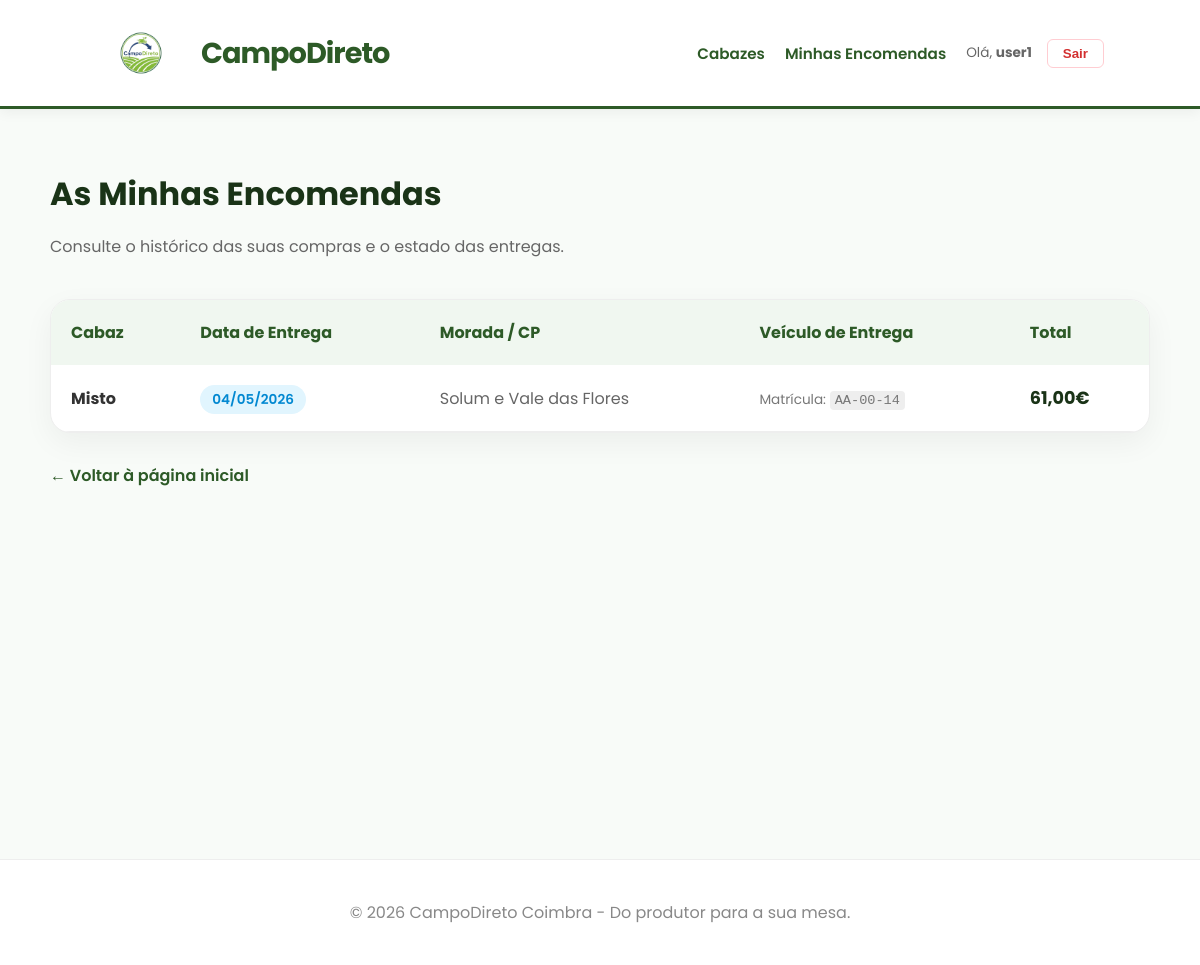
The page /orders/historico/ (signed in) on the database as committed earlier.
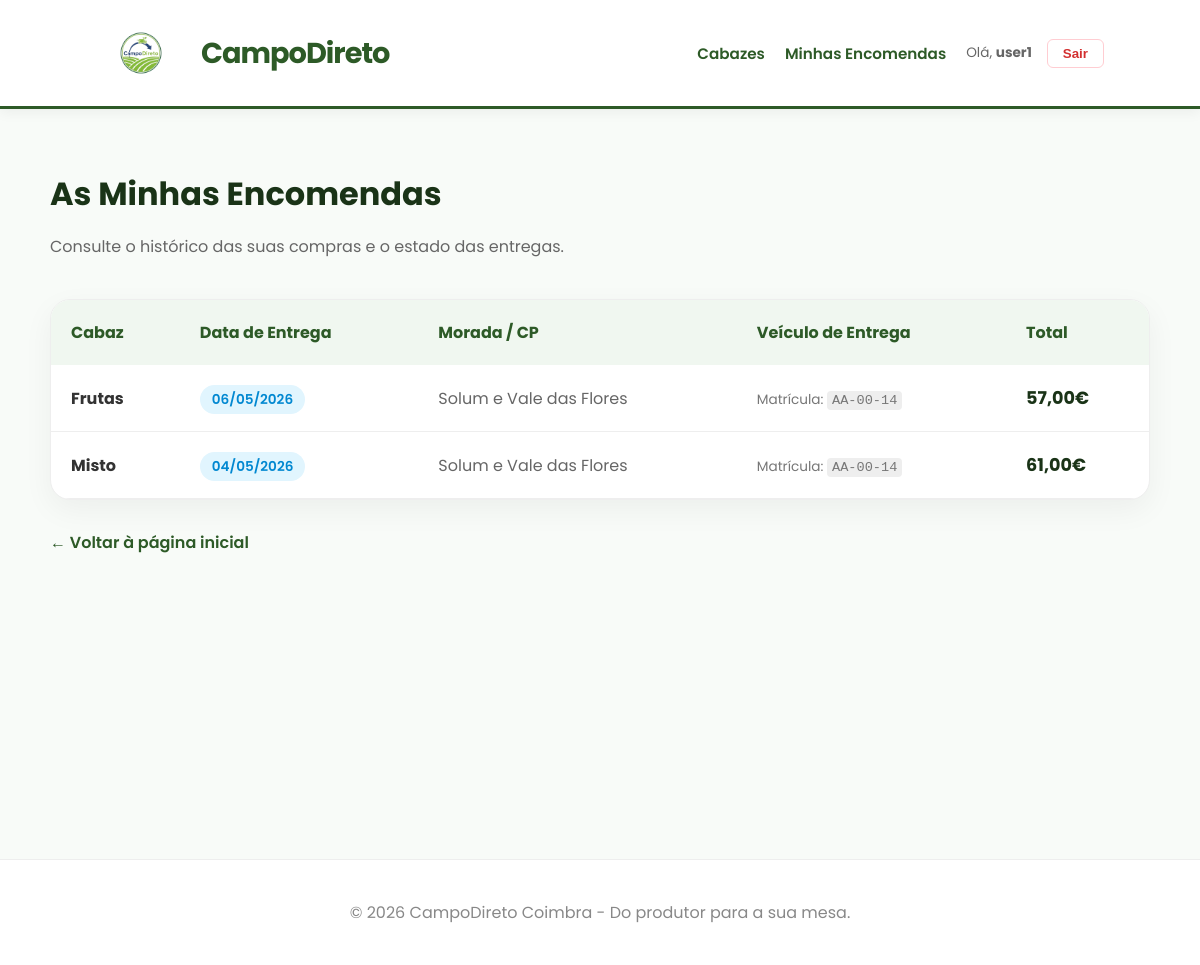
The same page on the database as committed later.
### users/models.py (models this page shows, shortened)
class CustomUser(AbstractUser):
    user_type = models.CharField(max_length=10, choices=USER_TYPES, default="client")
    company_name = models.CharField(max_length=100, blank=True, null=True)
    address = models.CharField(max_length=200, blank=True, null=True)

### orders/models.py (models this page shows, shortened)
class Order(models.Model):
    customer = models.ForeignKey(CustomUser, on_delete=models.CASCADE)
    cabaz = models.ForeignKey(Cabaz, on_delete=models.CASCADE)
    quantity = models.IntegerField(default=1)
    order_date = models.DateTimeField(auto_now_add=True)
    delivery_date = models.DateField()
    zone = models.ForeignKey(Zone, on_delete=models.SET_NULL, null=True)
    vehicle = models.ForeignKey(
        Vehicle, on_delete=models.SET_NULL, null=True, blank=True
    )
    driver = models.ForeignKey(Driver, on_delete=models.SET_NULL, null=True, blank=True)
    status = models.CharField(max_length=20, choices=ORDER_STATUS, default="pendente")

### cabazes/models.py (models this page shows, shortened)
class Cabaz(models.Model):
    name = models.CharField(max_length=50, choices=CABAZ_TYPES)
    price = models.DecimalField(max_digits=6, decimal_places=2)
    weight = models.DecimalField(max_digits=6, decimal_places=2)
    description = models.TextField()
    image = models.ImageField(upload_to="cabazes_images/", blank=True, null=True)
    products = models.ManyToManyField(Product, blank=True)  # Voltamos ao original

### logistics/models.py (models this page shows, shortened)
class Zone(models.Model):
    name = models.CharField(max_length=100)

class Vehicle(models.Model):
    name = models.CharField(max_length=100)
    license_plate = models.CharField(max_length=20)
    zone = models.ForeignKey(Zone, on_delete=models.CASCADE)

### orders/views.py (the view)
# urls.py: path("historico/", views.historico_encomendas, name="historico_encomendas"),
@login_required
def historico_encomendas(request):
    encomendas = Order.objects.filter(customer=request.user).order_by("-delivery_date")
    return render(request, "orders/historico.html", {"encomendas": encomendas})

### orders/templates/orders/historico.html (shortened to what this page needs)
{% extends 'base.html' %} {% block content %}
<div style="margin-bottom: 40px">
  <h1 style="color: #1a3317; margin-bottom: 10px">As Minhas Encomendas</h1>
  <p style="color: #666">
    Consulte o histórico das suas compras e o estado das entregas.
  </p>
</div>
{% if encomendas %}
<div
  style="
    background: white;
    border-radius: 20px;
    box-shadow: 0 10px 30px rgba(0, 0, 0, 0.05);
    overflow: hidden;
    border: 1px solid #eee;
  "
>
  <table style="width: 100%; border-collapse: collapse; text-align: left">
    <thead>
      <tr style="background: #f0f7f0; color: #2d5a27">
        <th style="padding: 20px">Cabaz</th>
        <th style="padding: 20px">Data de Entrega</th>
        <th style="padding: 20px">Morada / CP</th>
        <th style="padding: 20px">Veículo de Entrega</th>
        <th style="padding: 20px">Total</th>
      </tr>
    </thead>
    <tbody>
      {% for order in encomendas %}
      <tr
        style="border-bottom: 1px solid #eee; transition: 0.2s"
        onmouseover="this.style.background = '#fcfdfc'"
        onmouseout="this.style.background = 'transparent'"
      >
        <td style="padding: 20px">
          <strong style="color: #333"
            >{{ order.cabaz.get_name_display }}</strong
          >
        </td>
        <td style="padding: 20px">
          <span
            style="
              background: #e1f5fe;
              color: #0288d1;
              padding: 5px 12px;
              border-radius: 20px;
              font-size: 0.85rem;
              font-weight: 600;
            "
          >
            {{ order.delivery_date|date:"d/m/Y" }}
          </span>
        </td>
        <td style="padding: 20px; color: #666">
          {{ order.zone.name }}<br />
        </td>
        <td style="padding: 20px; color: #555">
          <div style="font-size: 0.85rem; color: #777">
            Matrícula:
            <span
              style="
                font-family: monospace;
                background: #eee;
                padding: 2px 5px;
                border-radius: 4px;
              "
              >{{ order.vehicle.license_plate }}</span
            >
          </div>
        </td>
        <td style="padding: 20px">
          <strong style="font-size: 1.1rem; color: #1a3317"
            >{{ order.cabaz.price }}€</strong
          >
        </td>
      </tr>
      {% endfor %}
    </tbody>
  </table>
</div>
{% endif %}
<div style="margin-top: 30px">
  <a
    href="/"
    style="color: var(--primary); text-decoration: none; font-weight: 600"
    >← Voltar à página inicial</a
  >
</div>
{% endblock %}

### templates/base.html (shortened to what this page needs)
{% load static %}
<!doctype html>
<html lang="pt">
  <head>
  </head>
  <body>
    <nav>
      <a href="/" class="brand-container">
        <img
          src="{% static 'images/logo.png' %}"
          alt="CampoDireto"
          class="logo-img"
        />
        <span class="brand-name">CampoDireto</span>
      </a>
      <div class="nav-links">
        <a href="{% url 'lista_cabazes' %}">Cabazes</a>
        {% if user.is_authenticated %}
        <a href="/orders/historico/">Minhas Encomendas</a>
        <span style="margin-left: 20px; color: #666; font-size: 0.85rem"
          >Olá, <strong>{{ user.username }}</strong></span
        >
        <form action="{% url 'logout' %}" method="post" style="display: inline">
          <button type="submit" class="btn-logout">Sair</button>
        </form>
        {% else %}
        <a href="{% url 'login' %}">Entrar</a>
        <a href="/users/registo/" class="btn">Criar Conta</a>
        {% endif %}
      </div>
    </nav>
    <div class="container">{% block content %}{% endblock %}</div>
    <footer>
      &copy; 2026 CampoDireto Coimbra - Do produtor para a sua mesa.
    </footer>
  </body>
</html>

### templates/base.html (style rules this page uses)
:root { --primary: #2d5a27; --accent: #ff9800; --bg: #f8fbf8; }
body { font-family: "Poppins", sans-serif; margin: 0; background: var(--bg); color: #333; }
nav { background: white; padding: 0.5rem 8%; display: flex; justify-content: space-between; align-items: center; box-shadow: 0 4px 12px rgba(0, 0, 0, 0.05); border-bottom: 3px solid var(--primary); }
.brand-container { display: flex; align-items: center; text-decoration: none; }
.logo-img { height: 90px; width: auto; transition: 0.3s; }
.brand-name { font-size: 1.8rem; font-weight: 700; color: var(--primary); margin-left: 15px; letter-spacing: -1px; }
.nav-links { display: flex; align-items: center; }
.nav-links a { color: var(--primary); text-decoration: none; margin-left: 20px; font-weight: 600; font-size: 0.95rem; }
.btn-logout { background: none; border: 1px solid #ffcdd2; color: #d32f2f; padding: 6px 15px; border-radius: 6px; cursor: pointer; font-weight: 600; margin-left: 15px; transition: 0.2s; }
.container { max-width: 1100px; margin: 20px auto; padding: 20px; min-height: 80vh; }
footer { text-align: center; padding: 40px; background: white; border-top: 1px solid #eee; margin-top: 50px; color: #888; }

Rows that differ between the two databases and show on the page:
added Order: cabaz.name "Frutas", delivery_date "06/05/2026", zone.name "Solum e Vale das Flores", vehicle.license_plate "AA-00-14", cabaz.price "57,00"
